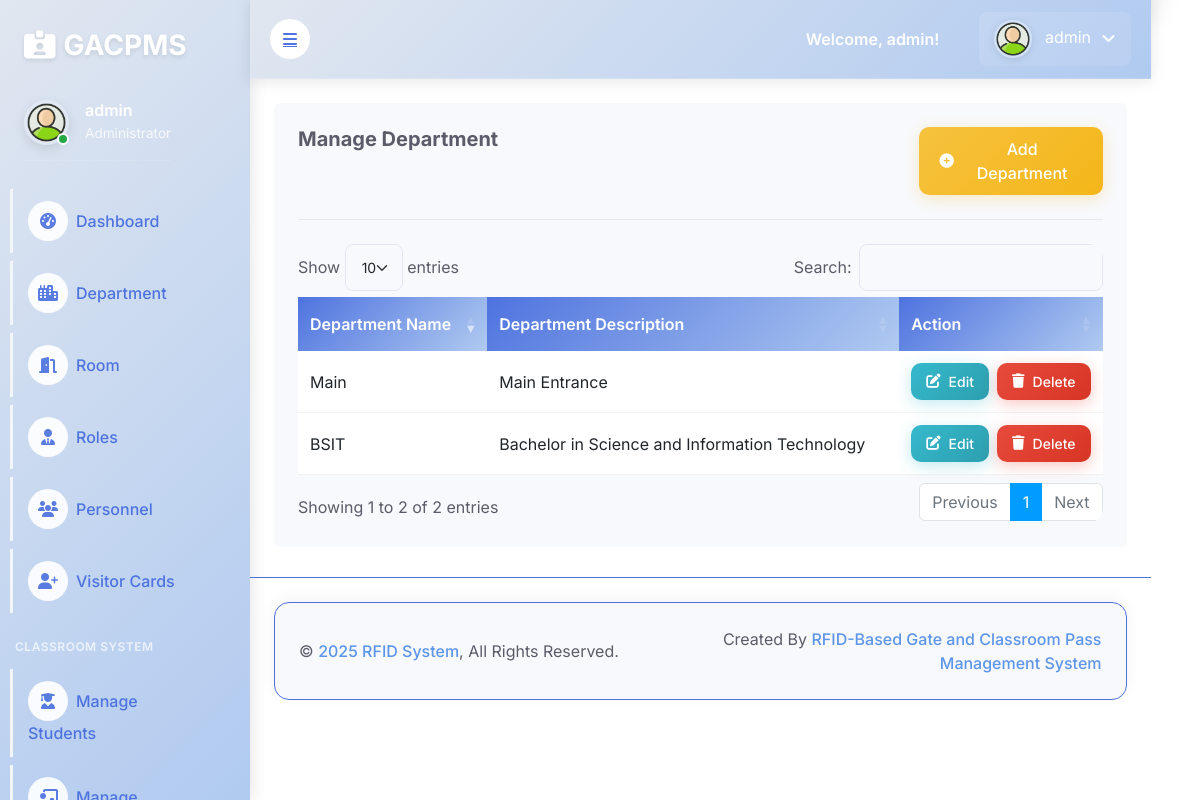
Screenshot of /admin/department.php with the database file from the repository.
### tables this page shows
CREATE TABLE `user` (
  `id` int(11) NOT NULL,
  `contact` varchar(15) NOT NULL,
  `email` varchar(255) NOT NULL,
  `username` varchar(255) NOT NULL,
  `password` varchar(255) NOT NULL,
  `rfid_number` varchar(50) NOT NULL,
  `failed_attempts` int(11) DEFAULT 0,
  `last_attempt` timestamp NULL DEFAULT NULL,
  `last_login` timestamp NULL DEFAULT NULL,
  `login_count` int(11) DEFAULT 0,
  `is_active` tinyint(1) DEFAULT 1,
  `created_at` timestamp NOT NULL DEFAULT current_timestamp()
);

CREATE TABLE `department` (
  `department_id` int(11) NOT NULL,
  `department_name` varchar(50) NOT NULL,
  `department_desc` varchar(50) NOT NULL
);

### admin/department.php (the view, shortened to what this page needs)
<!DOCTYPE html>
<html lang="en">
<?php include 'header.php'; ?>
<?php include '../connection.php'; ?>
<head>
    <link href="https://cdn.jsdelivr.net/npm/bootstrap@5.3.0/dist/css/bootstrap.min.css" rel="stylesheet">
    <link rel="stylesheet" href="https://cdnjs.cloudflare.com/ajax/libs/font-awesome/6.4.0/css/all.min.css">
    <link rel="stylesheet" href="https://cdn.datatables.net/1.13.6/css/dataTables.bootstrap5.min.css">
</head>
<body>
    <div class="container-fluid position-relative bg-white d-flex p-0">
        <?php include 'sidebar.php'; ?>
        <div class="content">
            <?php include 'navbar.php'; ?>
            <div class="container-fluid pt-4 px-4">
                <div class="col-sm-12 col-xl-12">
                    <div class="bg-light rounded h-100 p-4">
                        <div class="row">
                            <div class="col-9">
                                <h6 class="mb-4">Manage Department</h6>
                            </div>
                            <div class="col-3 d-flex justify-content-end">
                                <button type="button" class="btn btn-add" data-bs-toggle="modal" data-bs-target="#departmentModal">
                                    <i class="fas fa-plus-circle"></i> Add Department
                                </button>
                            </div>
                        </div>
                        <hr>
                        <div class="table-responsive">
                            <table class="table table-border" id="myDataTable">
                                <thead>
                                    <tr>
                                        <th scope="col">Department Name</th>
                                        <th scope="col">Department Description</th>
                                        <th scope="col">Action</th>
                                    </tr>
                                </thead>
                                <tbody>
                                    <?php $results = mysqli_query($db, "SELECT * FROM department"); ?>
                                    <?php while ($row = mysqli_fetch_array($results)) { ?>
                                    <tr class="table-<?php echo $row['department_id'];?>">
                                        <td><?php echo $row['department_name']; ?></td>
                                        <td><?php echo $row['department_desc']; ?></td>
                                        <td width="14%">
                                            <div class="action-buttons">
                                                <button department_name="<?php echo $row['department_name'];?>"
                                                        department_desc="<?php echo $row['department_desc'];?>"
                                                        data-id="<?php echo $row['department_id'];?>"
                                                        class="btn btn-sm btn-edit e_department_id">
                                                    <i class="fas fa-edit"></i> Edit
                                                </button>
                                                <button department_name="<?php echo $row['department_name'];?>"
                                                        department_desc="<?php echo $row['department_desc'];?>"
                                                        data-id="<?php echo $row['department_id']; ?>"
                                                        class="btn btn-sm btn-delete d_department_id">
                                                    <i class="fas fa-trash"></i> Delete
                                                </button>
                                            </div>
                                        </td>
                                    </tr>
                                    <?php } ?>
                                </tbody>
                            </table>
                        </div>
                    </div>
                </div>
                </div>
            <?php include 'footer.php'; ?>
        </div>
         <a href="#" class="btn btn-lg btn-warning btn-lg-square back-to-top"><i class="bi bi-arrow-up"></i></a>
    </div>
</body>
</html>

### admin/sidebar.php (shortened to what this page needs)
<?php
$current_page = basename($_SERVER['PHP_SELF']);
include '../connection.php';
$username = "";
$sql1 = "SELECT * FROM user LIMIT 1";
$result1 = $db->query($sql1);
if ($result1->num_rows > 0) {
    $row = $result1->fetch_assoc();
    $username = $row['username'];
}
?>
<div class="sidebar pe-4 pb-3">
    <nav class="navbar navbar-light">
        <a href="dashboard" class="navbar-brand mx-4 mb-4 mt-3">
            <h3 class="text"><i class="fas fa-id-card-alt me-2"></i>GACPMS</h3>
        </a>
        <div class="user-info d-flex align-items-center ms-4 mb-4">
            <div class="position-relative">
                <img class="rounded-circle profile-img" src="img\2601828.png" alt="" style="width: 45px; height: 45px;">
                <div class="status-indicator rounded-circle border border-2 border-white position-absolute end-0 bottom-0 p-1"></div>
            </div>
            <div class="ms-3">
                <h6 class="mb-0"><?php echo $username; ?></h6>
                <span>Administrator</span>
            </div>
        </div>
        <div class="navbar-nav w-100">
            <a href="dashboard.php" class="nav-item nav-link <?php echo ($current_page == 'dashboard') ? 'active' : ''; ?>">
                <i class="fa fa-tachometer-alt me-2"></i>Dashboard
            </a>
            <a href="department.php" class="nav-item nav-link <?php echo ($current_page == 'department') ? 'active' : ''; ?>">
                <i class="fa fa-city me-2"></i>Department
            </a>
            <a href="room.php" class="nav-item nav-link <?php echo ($current_page == 'room') ? 'active' : ''; ?>">
                <i class="fa fa-door-open me-2"></i>Room
            </a>
            <a href="role.php" class="nav-item nav-link <?php echo ($current_page == 'role') ? 'active' : ''; ?>">
                <i class="fa fa-user-tie me-2"></i>Roles
            </a>
            <a class="nav-item nav-link collapsed <?php echo in_array($current_page, ['personell', 'personell_logs']) ? 'active' : ''; ?>"
               href="personell.php"
               data-bs-toggle="collapse"
               data-bs-target="#personnelSubmenu"
               aria-expanded="<?php echo in_array($current_page, ['personell', 'personell_logs']) ? 'true' : 'false'; ?>">
                <i class="fa fa-users me-2"></i>Personnel
            </a>
            <a class="nav-item nav-link collapsed <?php echo in_array($current_page, ['visitor', 'visitor_logs']) ? 'active' : ''; ?>"
               href="visitor.php"
               data-bs-toggle="collapse"
               data-bs-target="#visitorSubmenu"
               aria-expanded="<?php echo in_array($current_page, ['visitor', 'visitor_logs']) ? 'true' : 'false'; ?>">
                <i class="fa fa-user-plus me-2"></i>Visitor Cards
            </a>
            <div class="sidebar-section-header mt-3 mb-2">
                <small class="text-uppercase">CLASSROOM SYSTEM</small>
            </div>
            <a href="students.php" class="nav-item nav-link <?php echo ($current_page == 'students') ? 'active' : ''; ?>">
                <i class="fa fa-user-graduate me-2"></i>Manage Students
            </a>
            <a href="instructors.php" class="nav-item nav-link <?php echo ($current_page == 'instructors') ? 'active' : ''; ?>">
                <i class="fa fa-chalkboard-teacher me-2"></i>Manage Instructors
            </a>
        </div>
    </nav>
</div>

### admin/navbar.php (shortened to what this page needs)
<?php
include '../connection.php';
$username = "";
$sql1 = "SELECT * FROM user LIMIT 1";
$result1 = $db->query($sql1);
if ($result1->num_rows > 0) {
    $row = $result1->fetch_assoc();
    $username = $row['username'];
}
?>
<nav class="navbar navbar-expand navbar-light sticky-top px-4 py-0 navbar-top">
    <a href="#" class="sidebar-toggler flex-shrink-0">
        <i class="fa fa-bars"></i>
    </a>
    <div class="navbar-nav align-items-center ms-auto">
        <span class="user-greeting d-none d-md-inline">Welcome, <?php echo explode(' ', $username)[0]; ?>!</span>
        <div class="nav-item dropdown">
            <a href="#" class="nav-link dropdown-toggle" data-bs-toggle="dropdown">
                <img class="rounded-circle me-lg-2" src="img\2601828.png" alt="Profile" style="width: 38px; height: 38px;">
                <span class="d-none d-lg-inline-flex"><?php echo $username; ?></span>
            </a>
        </div>
    </div>
</nav>

### admin/css/style.css (style rules this page uses)
:root { --primary: #009CFF; --light: #F3F6F9; --dark: #191C24; }
.back-to-top { position: fixed; display: none; right: 45px; bottom: 45px; z-index: 99; }
.btn { transition: .5s; }
.btn-lg-square { width: 48px; height: 48px; }
.btn-square, .btn-sm-square, .btn-lg-square { padding: 0; display: inline-flex; align-items: center; justify-content: center; font-weight: normal; border-radius: 50px; }
.sidebar { position: fixed; top: 0; left: 0; bottom: 0; width: 250px; height: 100vh; overflow-y: auto; background: var(--light); transition: 0.5s; z-index: 999; }
.content { margin-left: 250px; min-height: 100vh; background: #FFFFFF; transition: 0.5s; }
@media (min-width: 992px) { .sidebar { margin-left: 0; } }
@media (min-width: 992px) { .content { width: calc(100% - 250px); } }
.sidebar .navbar .navbar-nav .nav-link { padding: 7px 20px; color: var(--dark); font-weight: 500; border-left: 3px solid var(--light); border-radius: 0 30px 30px 0; outline: none; }
.sidebar .navbar .navbar-nav .nav-link i { width: 40px; height: 40px; display: inline-flex; align-items: center; justify-content: center; background: #FFFFFF; border-radius: 40px; }
.content .navbar .navbar-nav .nav-link { margin-left: 25px; padding: 12px 0; color: var(--dark); outline: none; }
.content .navbar .sidebar-toggler, .content .navbar .navbar-nav .nav-link i { width: 40px; height: 40px; display: inline-flex; align-items: center; justify-content: center; background: #FFFFFF; border-radius: 40px; }
.content .navbar .dropdown-toggle::after { margin-left: 6px; vertical-align: middle; border: none; content: "\f107"; font-family: "Font Awesome 5 Free"; font-weight: 900; transition: .5s; }

### admin/header.php (style rules this page uses)
:root { --primary-color: #e1e7f0ff; --secondary-color: #b0caf0ff; --accent-color: #f3f5fcff; --icon-color: #5c95e9ff; --light-bg: #f8f9fc; --dark-text: #5a5c69; --warning-color: #f6c23e; --danger-color: #e4652aff; --border-radius: 12px; --box-shadow: 0 8px 25px rgba(0, 0, 0, 0.1); --transition: all 0.3s ease; }
body { font-family: 'Inter', sans-serif !important; background: linear-gradient(135deg, var(--primary-color), var(--secondary-color)); color: var(--dark-text); }

### admin/sidebar.php (style rules this page uses)
:root { --primary-color: #e1e7f0ff; --secondary-color: #b0caf0ff; --accent-color: #4e73df; --light-bg: #f8f9fc; --dark-text: #5a5c69; --warning-color: #f6c23e; --danger-color: #e74a3b; }
.sidebar { background: linear-gradient(135deg, var(--primary-color), var(--secondary-color)) !important; box-shadow: 2px 0 15px rgba(0, 0, 0, 0.1); }
.sidebar .navbar-brand h3 { color: white !important; font-weight: 700; text-shadow: 0 2px 4px rgba(0,0,0,0.1); }
.sidebar .nav-link { color: #4e73df !important; border-radius: 8px; margin: 4px 10px; padding: 12px 15px !important; transition: all 0.3s ease; font-weight: 500; }
.sidebar .nav-link i { width: 20px; text-align: center; margin-right: 10px; opacity: 0.9; }
.user-info { border-bottom: 1px solid rgba(255, 255, 255, 0.1); padding-bottom: 15px; margin-bottom: 15px; }
.user-info h6 { color: white; font-weight: 600; margin-bottom: 2px; }
.user-info span { color: rgba(255, 255, 255, 0.8); font-size: 0.85rem; }
.profile-img { border: 3px solid rgba(255, 255, 255, 0.2) !important; box-shadow: 0 4px 12px rgba(0, 0, 0, 0.1); }
.status-indicator { background: #28a745 !important; border: 2px solid white !important; width: 12px !important; height: 12px !important; }
.sidebar-section-header { margin-top: 20px; margin-bottom: 10px; padding: 0 15px; }
.sidebar-section-header small { color: rgba(255, 255, 255, 0.7); font-weight: 600; letter-spacing: 0.5px; font-size: 0.75rem; }

### rows the page displays
user: username "admin"
department: department_name "BSIT", department_desc "Bachelor in Science and Information Technology"
department: department_name "Main", department_desc "Main Entrance"
